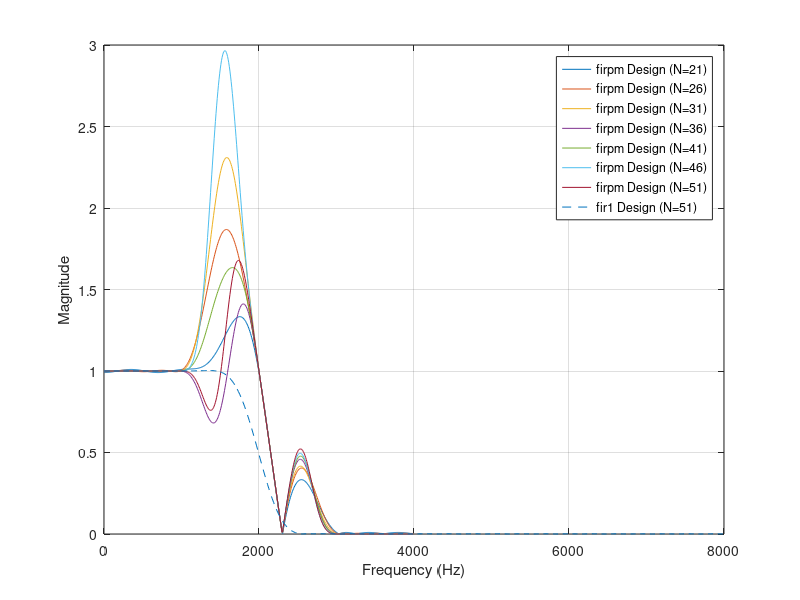

Here is the MATLAB script that generated this plot:
clear;
Fs = 8e3;
Fc = 2e3;
Fbw = 300;
F = [0, 1000, 2000, 2300, 3000, 4000]; % Input frequencies
A = [1, 1, 1, 0, 0, 0]; % Input attenuations for given frequencies
Frat = F / (Fs/2); % Ratio of freq to nyquist

legend_strings = {};
for n = 21:5:51
    b = firpm(n, Frat, A);
    [h1, w1] = freqz(b, 1, 512);
    plot(w1/pi*Fs/2, abs(h1));
    hold on;
    legend_strings{end+1} = sprintf('firpm Design (N=%d)', n);
end

n = 51;
c = fir1(n, Fc/Fs, 'low', hamming(n+1));
[h2, w2] = freqz(c, 1, 512);
plot(w2/pi*Fs, abs(h2), '--');
legend_strings{end+1} = sprintf('fir1 Design (N=%d)', n);

grid on;
legend(legend_strings);
xlabel('Frequency (Hz)');
ylabel('Magnitude');
